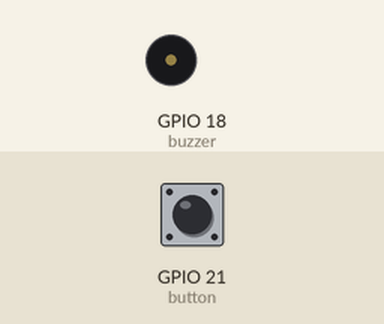
This program was run on a simulated Raspberry Pi (BCM pin numbers). On the bench: buzzer (waves = sounding, pin HIGH). The test bench sets the inputs (shaded band); at power-on: GPIO 21 (button) HIGH.

Above: at 1.2 s.
1.3 s: GPIO 21 (button) pulled LOW for 0.15 s
At 1.37 s:
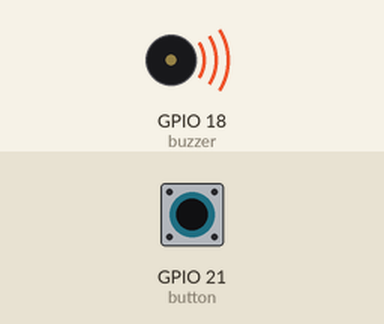
2.9 s: GPIO 21 (button) pulled LOW for 3.2 s
At 7.3 s:
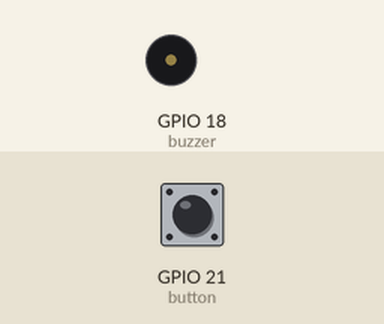
Timing chart, 0 to 8.8 s (numbered marks = the images above; inputs shaded):
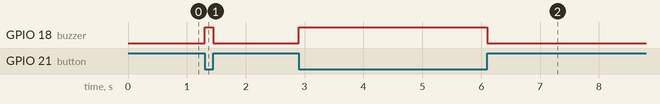

The program:

buzz.py
```python
from gpiozero import Buzzer, Button
from time import sleep
from signal import pause


button = Button(21)
buzzer = Buzzer(18)


button.when_pressed = buzzer.on
button.when_released = buzzer.off

pause()
```

Measured:
- after the input at 1.3 s, GPIO 18 (buzzer): LOW → HIGH at once, → LOW 0.15 s later
- after the input at 2.9 s, GPIO 18 (buzzer): LOW → HIGH at once, → LOW 3.2 s later
